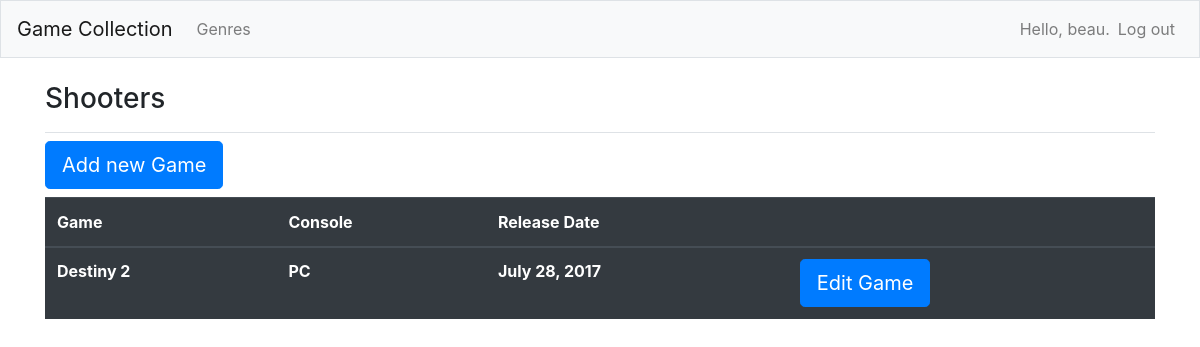
Page /1/games/ (signed in) on the committed database.
### gameCollections/models.py (models this page shows, shortened)
class Genre(models.Model):
    name = models.CharField(max_length=200)
    owner = models.ForeignKey(User, on_delete=models.CASCADE)
    def __str__(self):
        return self.name

class Game(models.Model):
    genre = models.ForeignKey(Genre, on_delete=models.CASCADE)
    name = models.CharField(max_length=200)
    console = models.CharField(max_length=200)
    releaseDate = models.DateField()
    class Meta:
        verbose_name_plural = 'games'

### gameCollections/views.py (the view)
# urls.py: path('<int:genre_id>/games/', views.games, name = 'games'),
@login_required
def games(request, genre_id):
    genre = Genre.objects.get(id = genre_id)
    if genre.owner != request.user:
        raise Http404
    games = genre.game_set.order_by('-releaseDate')
    context = {'genre' : genre, 'games' : games}
    return render (request, 'gameCollections/games.html', context)

### gameCollections/templates/gameCollections/games.html (shortened to what this page needs)
{% extends "gameCollections/base.html" %}
{% block page_header %}
    <h3>{{ genre }}</h3>
{% endblock page_header %}
{% block content %}
    <h3><a class="btn btn-lg btn-primary" href="{% url 'gameCollections:new_game' genre.id %}" role="button">Add new Game</a></h3>
    <table class="table table-dark">
        <thead>
            <tr>
                <th scope="col">Game</th>
                <th scope="col">Console</th>
                <th scope="col">Release Date</th>
                <th scope="col"></th>
        </thead>
        <tbody>
        {% for game in games %}
            <tr>
                <th>{{ game.name }}</th>
                <th>{{ game.console }}</th>
                <th>{{ game.releaseDate }}</th>
                <th><a class="btn btn-lg btn-primary" href="{% url 'gameCollections:edit_game' game.id %}" role="button">Edit Game</a></th>
            </tr>
        {% empty %}
            <p>No games have been added yet.</p>
        {% endfor %}
        </tbody>
    </table>
{% endblock content %}

### gameCollections/templates/gameCollections/base.html (shortened to what this page needs)
{% load bootstrap4 %}
<!doctype html>
<html lang="en">
<head>
      {% bootstrap_css %}
</head>
<body>
    <nav class="navbar navbar-expand-md navbar-light bg-light mb-4 border">
        <a class="navbar-brand" href="{% url 'gameCollections:index'%}">Game Collection</a>
        <div class="collapse navbar-collapse" id="navbarCollapse">
            <ul class="navbar-nav mr-auto">
                <li class="nav-item">
                    <a class="nav-link" href="{% url 'gameCollections:genres'%}"> Genres </a></li>
            </ul>
            <ul class="navbar-nav ml-auto">
                {% if user.is_authenticated %}
                    <li class="nav-item">
                        <span class="navbar-text">Hello, {{ user.username }}.</span>
                    </li>
                    <li class="nav-item">
                        <a class="nav-link" href="{% url 'users:logout' %}">Log out</a>
                    </li>
                {% endif %}
            </ul>
        </div>
    </nav>
    <main role="main" class="container">
        <div class="pb-2 mb-2 border-bottom">
            {% block page_header %}{% endblock page_header %}
        </div>
        <div>
            {% block content %}{% endblock content %}
        </div>
    </main>
</body>
</html>

### rows in the picture
Genre: name "Shooters"
Game: name "Destiny 2", console "PC", releaseDate "July 28, 2017"

### other values in the picture
{{ user.username }} "beau"
